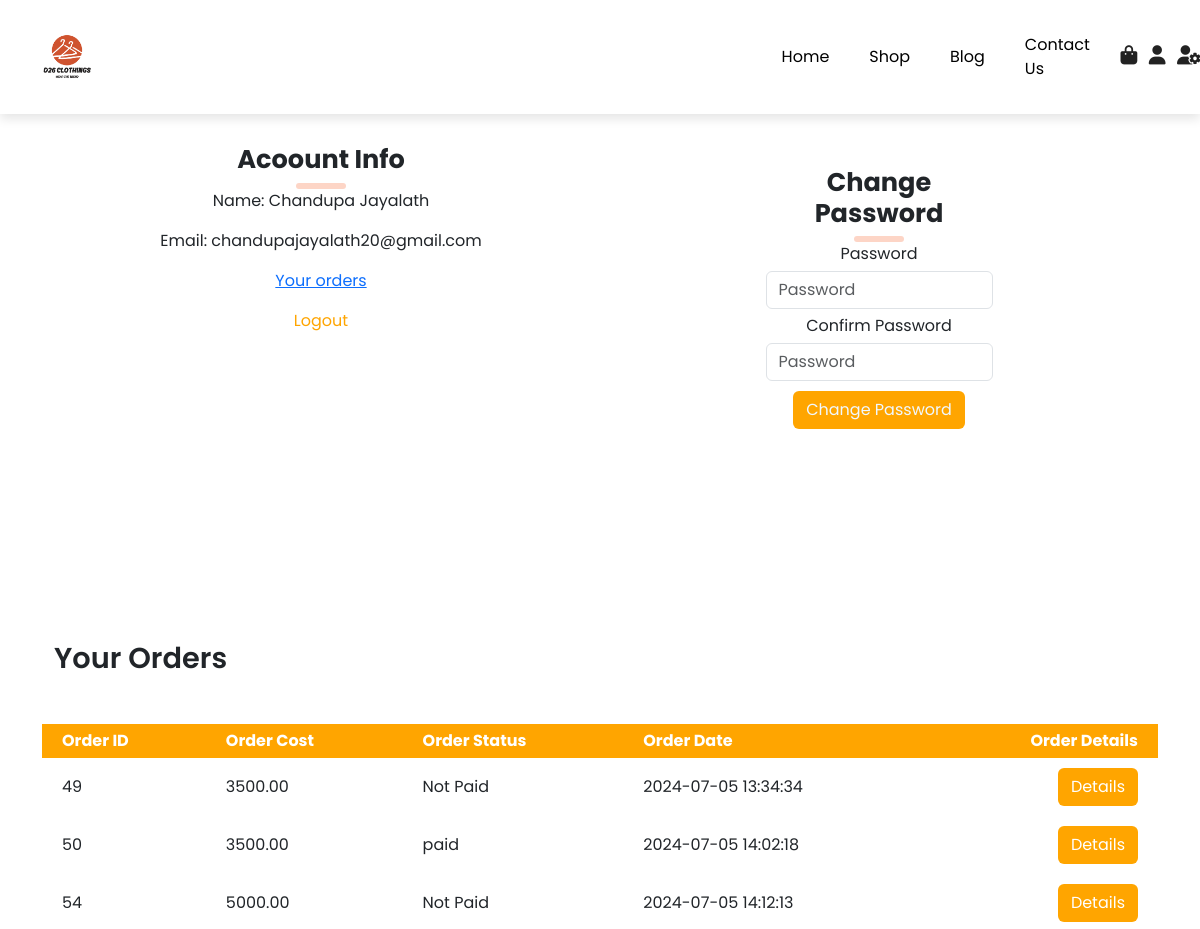
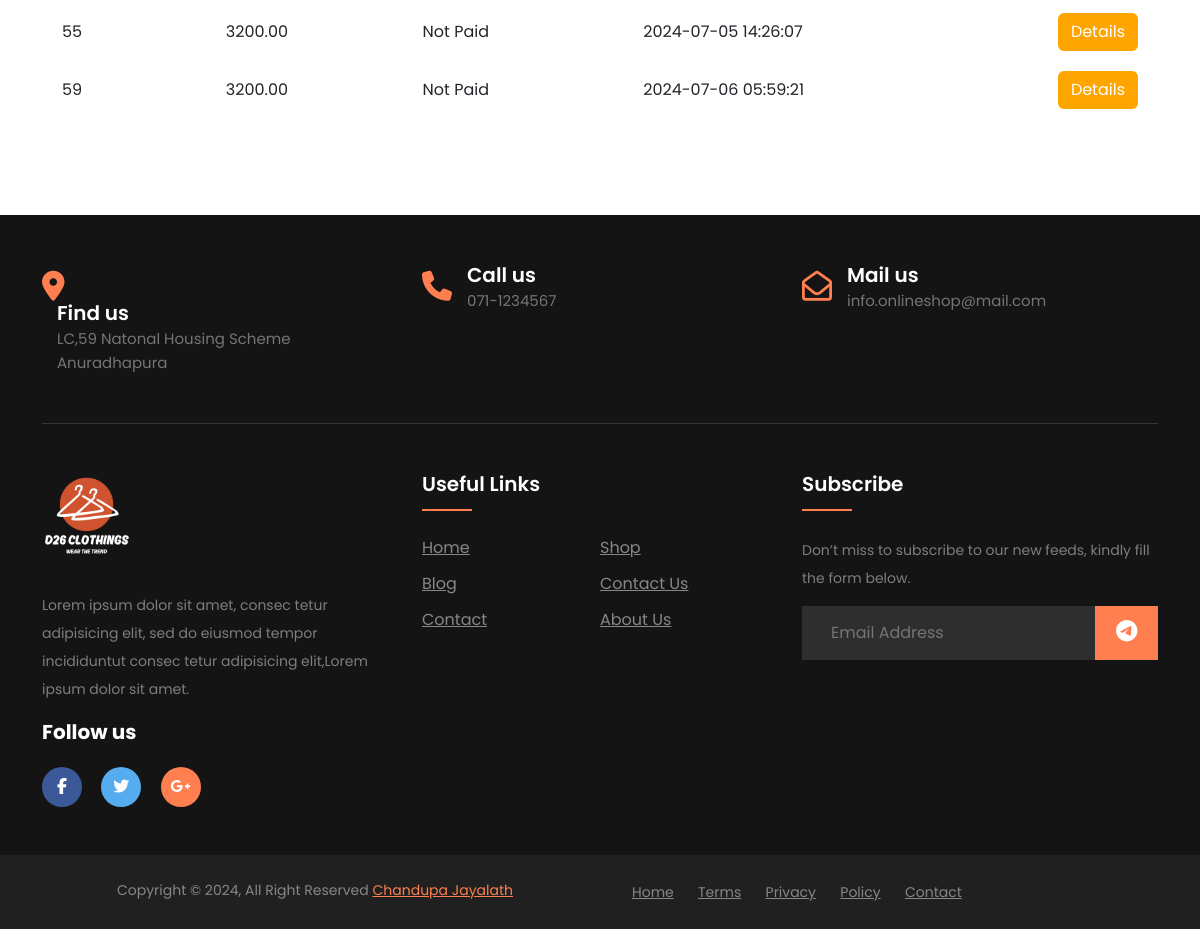
The app's page /account.php (signed in) with its own data (2 pictures, top to bottom).
### tables this page shows
CREATE TABLE `orders`  (
  `order_id` int NOT NULL AUTO_INCREMENT,
  `order_cost` decimal(6, 2) NOT NULL,
  `users_user_id` int NOT NULL,
  `order_status` varchar(100) NOT NULL DEFAULT 'on_hold',
  `user_phone` varchar(20) NOT NULL,
  `user_city` varchar(255) NOT NULL,
  `user_address` varchar(255) NOT NULL,
  `order_date` datetime NOT NULL DEFAULT CURRENT_TIMESTAMP,
  PRIMARY KEY (`order_id`) USING BTREE,
  INDEX `fk_orders_users_idx`(`users_user_id` ASC) USING BTREE,
  CONSTRAINT `fk_orders_users` FOREIGN KEY (`users_user_id`) REFERENCES `users` (`user_id`) ON DELETE RESTRICT ON UPDATE RESTRICT
);

### account.php (the view, shortened to what this page needs)
<?php
include('connection/config.php');
if(isset($_SESSION['logged_in'])){
    $user_id = $_SESSION['user_id'];
    $stmt = $conn->prepare("SELECT * FROM `orders` WHERE `users_user_id`=?");
    $stmt->bind_param('i',$user_id);
    $stmt->execute();
    $orders = $stmt->get_result();
}
?>
<!DOCTYPE html>
<html lang="en">
<head>
    <link href="https://cdn.jsdelivr.net/npm/bootstrap@5.3.3/dist/css/bootstrap.min.css" rel="stylesheet">
    <link rel="stylesheet" href="assets/css/style.css" />
</head>
<body>
    <?php include('includes/navbar-view.php'); ?>
    <section class="my-5 py-5">
        <div class="row container mx-auto">
            <div class="text-center mt-3 pt-3 col-lg-6 col-md-12 col-sm-12">
                <h3 class="font-weight-bold">Acoount Info</h3>
                <hr class="hr" />
                <div class="account-info">
                    <p>Name: <span><?php if(isset($_SESSION['user_name'])){ echo $_SESSION['user_name']; } ?></span></p>
                    <p>Email: <span><?php if(isset($_SESSION['user_email'])){ echo $_SESSION['user_email']; } ?></span></p>
                    <p><a href="#orders" id="orders-btn">Your orders</a></p>
                    <p><a href="account.php?logout=1" id="logout-btn">Logout</a></p>
                </div>
            </div>
            <div class="col-lg-6 col-md-12 col-sm-12">
                <form id="account-form" method="POST" action="account.php">
                    <h3>Change Password</h3>
                    <hr class="hr" />
                    <div class="form-group">
                        <label>Password</label>
                        <input type="password" class="form-control" id="account-password" name="password" placeholder="Password" required />
                    </div>
                    <div class="form-group">
                        <label>Confirm Password</label>
                        <input type="password" class="form-control" id="account-password-confirm" name="confirmPassword" placeholder="Password" required />
                    </div>
                    <div class="form-group">
                        <input type="submit" name="change_password" value="Change Password" class="btn" id="change-pass-btn" />
                    </div>
                </form>
            </div>
        </div>
    </section>
   <section id="orders" class="orders container my-5 py-5">
    <div class="container mt-2">
        <h2 class="form-weight-bold">Your Orders</h2>
    </div>
    <table class="mt-5 pt-5 col-lg-12">
        <tr>
            <th>Order ID</th>
            <th>Order Cost</th>
            <th>Order Status</th>
            <th>Order Date</th>
            <th>Order Details</th>
        </tr>
        <?php while($row = $orders->fetch_assoc() ){ ?>
                        <tr>
                            <td>
                                <span><?php echo$row['order_id']; ?></span>
                            </td>
                            <td>
                                <span><?php echo$row['order_cost']; ?></span>
                            </td>
                            <td>
                                <span><?php echo$row['order_status']; ?></span>
                            </td>
                            <td>
                                <span><?php echo$row['order_date']; ?></span>
                            </td>
                            <td>
                                <form method="POST" action="order_details.php">
                                    <input class="btn order-details-btn" type="submit" value="Details" name="order_details_btn"/>
                                </form>
                            </td>
                        </tr>
        <?php }?>
    </table>
   </section>
    <?php include('includes/footer-view.php'); ?>
</body>
</html>

### includes/navbar-view.php (shortened to what this page needs)
<nav class="navbar navbar-expand-lg navbar-light bg-white py-2 fixed-top">
    <div class="container">
        <div>
            <img class="logo " src="assets/images/icon/ico-new.png" />
        </div>
        <div class="collapse navbar-collapse nav-buttons" id="navbarSupportedContent">
            <ul class="navbar-nav me-auto mb-2 mb-lg-0">
                <li class="nav-item">
                    <a class="nav-link" href="index.php">Home</a>
                </li>
                <li class="nav-item">
                    <a class="nav-link" href="shop.php">Shop</a>
                </li>
                <li class="nav-item">
                    <a class="nav-link" href="#">Blog</a>
                </li>
                <li class="nav-item">
                    <a class="nav-link" href="contact.php">Contact Us</a>
                </li>
                <li class="nav-item">
                    <a href="cart.php"> <i class="fas fa-bag-shopping "></i></a>
                    <a href="login.php"> <i class="fas fa-user "></i></a>
                    <a href="adminLogin.php"><i class="fas fa-user-cog "></i></a>
                </li>
            </ul>
        </div>
    </div>
</nav>

### includes/footer-view.php
<footer class="footer-section">
    <div class="container">
        <div class="footer-cta pt-5 pb-5">
            <div class="row">
                <div class="col-xl-4 col-md-4 mb-30">
                    <div class="single-cta">
                        <i class="fas fa-map-marker-alt"></i>
                        <div class="cta-text">
                            <h4>Find us</h4>
                            <span>LC,59 Natonal Housing Scheme Anuradhapura</span>
                        </div>
                    </div>
                </div>
                <div class="col-xl-4 col-md-4 mb-30">
                    <div class="single-cta">
                        <i class="fas fa-phone"></i>
                        <div class="cta-text">
                            <h4>Call us</h4>
                            <span>071-1234567</span>
                        </div>
                    </div>
                </div>
                <div class="col-xl-4 col-md-4 mb-30">
                    <div class="single-cta">
                        <i class="far fa-envelope-open"></i>
                        <div class="cta-text">
                            <h4>Mail us</h4>
                            <span>info.onlineshop@mail.com</span>
                        </div>
                    </div>
                </div>
            </div>
        </div>
        <div class="footer-content pt-5 pb-5">
            <div class="row">
                <div class="col-xl-4 col-lg-4 mb-50">
                    <div class="footer-widget">
                        <div class="footer-logo">
                            <a href="index.html"><img src="assets/images/icon/ico-white.png" class="img-fluid w-25 " alt="logo"></a>
                        </div>
                        <div class="footer-text">
                            <p>Lorem ipsum dolor sit amet, consec tetur adipisicing elit, sed do eiusmod tempor incididuntut consec tetur adipisicing
                                elit,Lorem ipsum dolor sit amet.</p>
                        </div>
                        <div class="footer-social-icon">
                            <span>Follow us</span>
                            <a href="#"><i class="fab fa-facebook-f facebook-bg"></i></a>
                            <a href="#"><i class="fab fa-twitter twitter-bg"></i></a>
                            <a href="#"><i class="fab fa-google-plus-g google-bg"></i></a>
                        </div>
                    </div>
                </div>
                <div class="col-xl-4 col-lg-4 col-md-6 mb-30">
                    <div class="footer-widget">
                        <div class="footer-widget-heading">
                            <h3>Useful Links</h3>
                        </div>
                        <ul>
                            <li><a href="index.php">Home</a></li>
                            <li><a href="shop.php">Shop</a></li>
                            <li><a href="#">Blog</a></li>
                            <li><a href="#">Contact Us</a></li>
                            <li><a href="#">Contact</a></li>
                            <li><a href="#">About us</a></li>
                        </ul>
                    </div>
                </div>
                <div class="col-xl-4 col-lg-4 col-md-6 mb-50">
                    <div class="footer-widget">
                        <div class="footer-widget-heading">
                            <h3>Subscribe</h3>
                        </div>
                        <div class="footer-text mb-25">
                            <p>Don’t miss to subscribe to our new feeds, kindly fill the form below.</p>
                        </div>
                        <div class="subscribe-form">
                            <form action="#">
                                <input type="text" placeholder="Email Address">
                                <button><i class="fab fa-telegram-plane"></i></button>
                            </form>
                        </div>
                    </div>
                </div>
            </div>
        </div>
    </div>
    <div class="copyright-area">
        <div class="container">
            <div class="row">
                <div class="col-xl-6 col-lg-6 text-center text-lg-left">
                    <div class="copyright-text">
                        <p>Copyright &copy; 2024, All Right Reserved <a href="">Chandupa Jayalath</a></p>
                    </div>
                </div>
                <div class="col-xl-6 col-lg-6 d-none d-lg-block text-right">
                    <div class="footer-menu">
                        <ul>
                            <li><a href="#">Home</a></li>
                            <li><a href="#">Terms</a></li>
                            <li><a href="#">Privacy</a></li>
                            <li><a href="#">Policy</a></li>
                            <li><a href="#">Contact</a></li>
                        </ul>
                    </div>
                </div>
            </div>
        </div>
    </div>
</footer>

### assets/css/style.css (style rules this page uses)
.nav-buttons { margin-left: 60%; }
* { margin: 0; padding: 0; box-sizing: border-box; }
body { font-family: "Poppins", serif; font-weight: 400; font-style: normal; }
section { margin-left: auto; margin-right: auto; }
h2 { font-size: 1.8rem; font-weight: 600; }
h3 { font-size: 1.6rem; font-weight: 700; }
h4 { font-size: 1.2rem; font-weight: 600; }
.navbar { font-size: 16px; padding-top: 2rem !important; padding-bottom: 2rem !important; top: 0; left: 0; box-shadow: 0 5px 10px rgba(0, 0, 0, 0.1); }
.navbar-nav .nav-item { display: flex; align-items: center; }
.navbar-nav .nav-item i { margin-left: 10px; font-size: 1.2rem; }
.navbar-light .navbar-nav .nav-link { padding: 0 20px; color: black; transition: 0.4s ease; }
.navbar-nav { display: flex; }
.navbar i { color: #222222; font-size: 1.2rem; padding: 0 0.7px; transition: 0.4s ease; cursor: pointer; margin-left: 10px; }
.logo { width: 50px; height: 50px; }
.hr { width: 50px; margin: 0 auto; color: rgb(248, 90, 33); border-top: 6px solid rgb(248, 90, 33); border-radius: 3px; }
#account-form { width: 50%; margin: 35px auto; text-align: center; padding: 20px; }
#account-form input { margin: 5px auto; }
#account-form #change-pass-btn { color: aliceblue; background-color: orange; }
.account-info #oders-btn, #logout-btn { color: orange; text-decoration: none; }
td:last-child { text-align: right; }
th:last-child { text-align: right; }
.orders th { padding: 5px 20px; color: #fff; background-color: orange; }
.orders td { padding: 10px 20px; }
.orders .order-details-btn { color: white; background-color: orange; }

### assets/css/footer.css (style rules this page uses)
ul { margin: 0px; padding: 0px; }
.footer-section { background: #151414; position: relative; }
.footer-cta { border-bottom: 1px solid #373636; }
.single-cta i { color: coral; font-size: 30px; float: left; margin-top: 8px; }
.cta-text { padding-left: 15px; display: inline-block; }
.cta-text h4 { color: #fff; font-size: 20px; font-weight: 600; margin-bottom: 2px; }
.cta-text span { color: #757575; font-size: 15px; }
.footer-content { position: relative; z-index: 2; }
.footer-logo { margin-bottom: 30px; }
.footer-logo img { max-width: 200px; }
.footer-text p { margin-bottom: 14px; font-size: 14px; color: #7e7e7e; line-height: 28px; }
.footer-social-icon span { color: #fff; display: block; font-size: 20px; font-weight: 700; font-family: 'Poppins', sans-serif; margin-bottom: 20px; }
.footer-social-icon a { color: #fff; font-size: 16px; margin-right: 15px; }
.footer-social-icon i { height: 40px; width: 40px; text-align: center; line-height: 38px; border-radius: 50%; }
.facebook-bg { background: #3B5998; }
.twitter-bg { background: #55ACEE; }
.google-bg { background: coral; }
.footer-widget-heading h3 { color: #fff; font-size: 20px; font-weight: 600; margin-bottom: 40px; position: relative; }
.footer-widget-heading h3::before { content: ""; position: absolute; left: 0; bottom: -15px; height: 2px; width: 50px; background: coral; }
.footer-widget ul li { display: inline-block; float: left; width: 50%; margin-bottom: 12px; }
.footer-widget ul li a { color: #878787; text-transform: capitalize; }
.subscribe-form { position: relative; overflow: hidden; }
.subscribe-form input { width: 100%; padding: 14px 28px; background: #2E2E2E; border: 1px solid #2E2E2E; color: #fff; }
.subscribe-form button { position: absolute; right: 0; background: coral; padding: 13px 20px; border: 1px solid coral; top: 0; }
.subscribe-form button i { color: #fff; font-size: 22px; transform: rotate(-6deg); }
.copyright-area { background: #202020; padding: 25px 0; }
.copyright-text p { margin: 0; font-size: 14px; color: #878787; }
.copyright-text p a { color: coral; }
.footer-menu li { display: inline-block; margin-left: 20px; }
.footer-menu li a { font-size: 14px; color: #878787; }

### records on screen
orders: order_id "49", order_cost "3500.00", order_status "Not Paid", order_date "2024-07-05 13:34:34"
orders: order_id "50", order_cost "3500.00", order_status "paid", order_date "2024-07-05 14:02:18"
orders: order_id "54", order_cost "5000.00", order_status "Not Paid", order_date "2024-07-05 14:12:13"
orders: order_id "55", order_cost "3200.00", order_status "Not Paid", order_date "2024-07-05 14:26:07"
orders: order_id "59", order_cost "3200.00", order_status "Not Paid", order_date "2024-07-06 05:59:21"

### other values on screen
$_SESSION['user_name'] "Chandupa Jayalath"
$_SESSION['user_email'] "chandupajayalath20@gmail.com"
